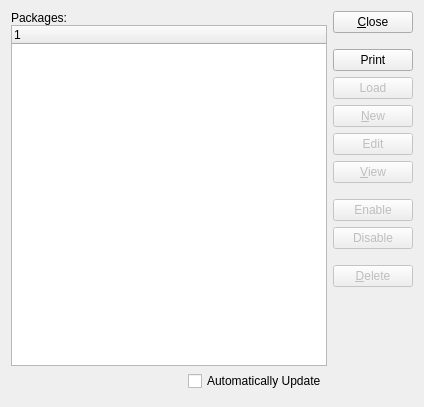
<?xml version="1.0" encoding="UTF-8"?>
<ui version="4.0">
 <comment>This file is part of the xTuple ERP: PostBooks Edition, a free and
open source Enterprise Resource Planning software suite,
Copyright (c) 1999-2018 by OpenMFG LLC, d/b/a xTuple.
It is licensed to you under the Common Public Attribution License
version 1.0, the full text of which (including xTuple-specific Exhibits)
is available at www.xtuple.com/CPAL.  By using this software, you agree
to be bound by its terms.</comment>
 <class>packages</class>
 <widget class="QWidget" name="packages">
  <property name="geometry">
   <rect>
    <x>0</x>
    <y>0</y>
    <width>424</width>
    <height>407</height>
   </rect>
  </property>
  <property name="windowTitle">
   <string>List Packages</string>
  </property>
  <layout class="QHBoxLayout">
   <item>
    <layout class="QVBoxLayout">
     <property name="spacing">
      <number>0</number>
     </property>
     <property name="margin">
      <number>0</number>
     </property>
     <item>
      <widget class="QLabel" name="_packageLit">
       <property name="text">
        <string>Packages:</string>
       </property>
      </widget>
     </item>
     <item>
      <widget class="XTreeWidget" name="_package">
       <property name="sizePolicy">
        <sizepolicy hsizetype="Expanding" vsizetype="Expanding">
         <horstretch>0</horstretch>
         <verstretch>0</verstretch>
        </sizepolicy>
       </property>
      </widget>
     </item>
     <item>
      <layout class="QHBoxLayout">
       <property name="topMargin">
        <number>5</number>
       </property>
       <property name="bottomMargin">
        <number>5</number>
       </property>
       <item>
        <spacer>
         <property name="orientation">
          <enum>Qt::Horizontal</enum>
         </property>
         <property name="sizeHint" stdset="0">
          <size>
           <width>40</width>
           <height>20</height>
          </size>
         </property>
        </spacer>
       </item>
       <item>
        <widget class="XCheckBox" name="_autoUpdate">
         <property name="text">
          <string>Automatically Update</string>
         </property>
        </widget>
       </item>
      </layout>
     </item>
    </layout>
   </item>
   <item>
    <layout class="QVBoxLayout">
     <item>
      <widget class="QPushButton" name="_close">
       <property name="text">
        <string>&amp;Close</string>
       </property>
      </widget>
     </item>
     <item>
      <spacer name="verticalSpacer">
       <property name="orientation">
        <enum>Qt::Vertical</enum>
       </property>
       <property name="sizeType">
        <enum>QSizePolicy::Fixed</enum>
       </property>
       <property name="sizeHint" stdset="0">
        <size>
         <width>20</width>
         <height>10</height>
        </size>
       </property>
      </spacer>
     </item>
     <item>
      <widget class="QPushButton" name="_print">
       <property name="text">
        <string>Print</string>
       </property>
      </widget>
     </item>
     <item>
      <widget class="QPushButton" name="_load">
       <property name="enabled">
        <bool>false</bool>
       </property>
       <property name="text">
        <string>Load</string>
       </property>
      </widget>
     </item>
     <item>
      <widget class="QPushButton" name="_new">
       <property name="enabled">
        <bool>false</bool>
       </property>
       <property name="text">
        <string>&amp;New</string>
       </property>
      </widget>
     </item>
     <item>
      <widget class="QPushButton" name="_edit">
       <property name="enabled">
        <bool>false</bool>
       </property>
       <property name="text">
        <string>Edit</string>
       </property>
      </widget>
     </item>
     <item>
      <widget class="QPushButton" name="_view">
       <property name="enabled">
        <bool>false</bool>
       </property>
       <property name="text">
        <string>&amp;View</string>
       </property>
      </widget>
     </item>
     <item>
      <spacer name="verticalSpacer_2">
       <property name="orientation">
        <enum>Qt::Vertical</enum>
       </property>
       <property name="sizeType">
        <enum>QSizePolicy::Fixed</enum>
       </property>
       <property name="sizeHint" stdset="0">
        <size>
         <width>20</width>
         <height>10</height>
        </size>
       </property>
      </spacer>
     </item>
     <item>
      <widget class="QPushButton" name="_enable">
       <property name="enabled">
        <bool>false</bool>
       </property>
       <property name="text">
        <string>Enable</string>
       </property>
      </widget>
     </item>
     <item>
      <widget class="QPushButton" name="_disable">
       <property name="enabled">
        <bool>false</bool>
       </property>
       <property name="text">
        <string>Disable</string>
       </property>
      </widget>
     </item>
     <item>
      <spacer name="verticalSpacer_3">
       <property name="orientation">
        <enum>Qt::Vertical</enum>
       </property>
       <property name="sizeType">
        <enum>QSizePolicy::Fixed</enum>
       </property>
       <property name="sizeHint" stdset="0">
        <size>
         <width>20</width>
         <height>10</height>
        </size>
       </property>
      </spacer>
     </item>
     <item>
      <widget class="QPushButton" name="_delete">
       <property name="enabled">
        <bool>false</bool>
       </property>
       <property name="text">
        <string>&amp;Delete</string>
       </property>
      </widget>
     </item>
     <item>
      <spacer>
       <property name="orientation">
        <enum>Qt::Vertical</enum>
       </property>
       <property name="sizeType">
        <enum>QSizePolicy::Expanding</enum>
       </property>
       <property name="sizeHint" stdset="0">
        <size>
         <width>20</width>
         <height>20</height>
        </size>
       </property>
      </spacer>
     </item>
    </layout>
   </item>
  </layout>
 </widget>
 <layoutdefault spacing="6" margin="11"/>
 <customwidgets>
  <customwidget>
   <class>XCheckBox</class>
   <extends>QCheckBox</extends>
   <header>xcheckbox.h</header>
  </customwidget>
  <customwidget>
   <class>XTreeWidget</class>
   <extends>QTreeWidget</extends>
   <header>xtreewidget.h</header>
   <container>1</container>
  </customwidget>
 </customwidgets>
 <tabstops>
  <tabstop>_package</tabstop>
  <tabstop>_load</tabstop>
  <tabstop>_new</tabstop>
  <tabstop>_edit</tabstop>
  <tabstop>_view</tabstop>
  <tabstop>_delete</tabstop>
  <tabstop>_print</tabstop>
  <tabstop>_close</tabstop>
 </tabstops>
 <resources/>
 <connections>
  <connection>
   <sender>_package</sender>
   <signal>itemSelected(int)</signal>
   <receiver>_view</receiver>
   <slot>animateClick()</slot>
   <hints>
    <hint type="sourcelabel">
     <x>26</x>
     <y>44</y>
    </hint>
    <hint type="destinationlabel">
     <x>370</x>
     <y>86</y>
    </hint>
   </hints>
  </connection>
  <connection>
   <sender>_package</sender>
   <signal>valid(bool)</signal>
   <receiver>_view</receiver>
   <slot>setEnabled(bool)</slot>
   <hints>
    <hint type="sourcelabel">
     <x>26</x>
     <y>44</y>
    </hint>
    <hint type="destinationlabel">
     <x>370</x>
     <y>86</y>
    </hint>
   </hints>
  </connection>
  <connection>
   <sender>_close</sender>
   <signal>clicked()</signal>
   <receiver>packages</receiver>
   <slot>close()</slot>
   <hints>
    <hint type="sourcelabel">
     <x>369</x>
     <y>26</y>
    </hint>
    <hint type="destinationlabel">
     <x>20</x>
     <y>20</y>
    </hint>
   </hints>
  </connection>
 </connections>
</ui>
